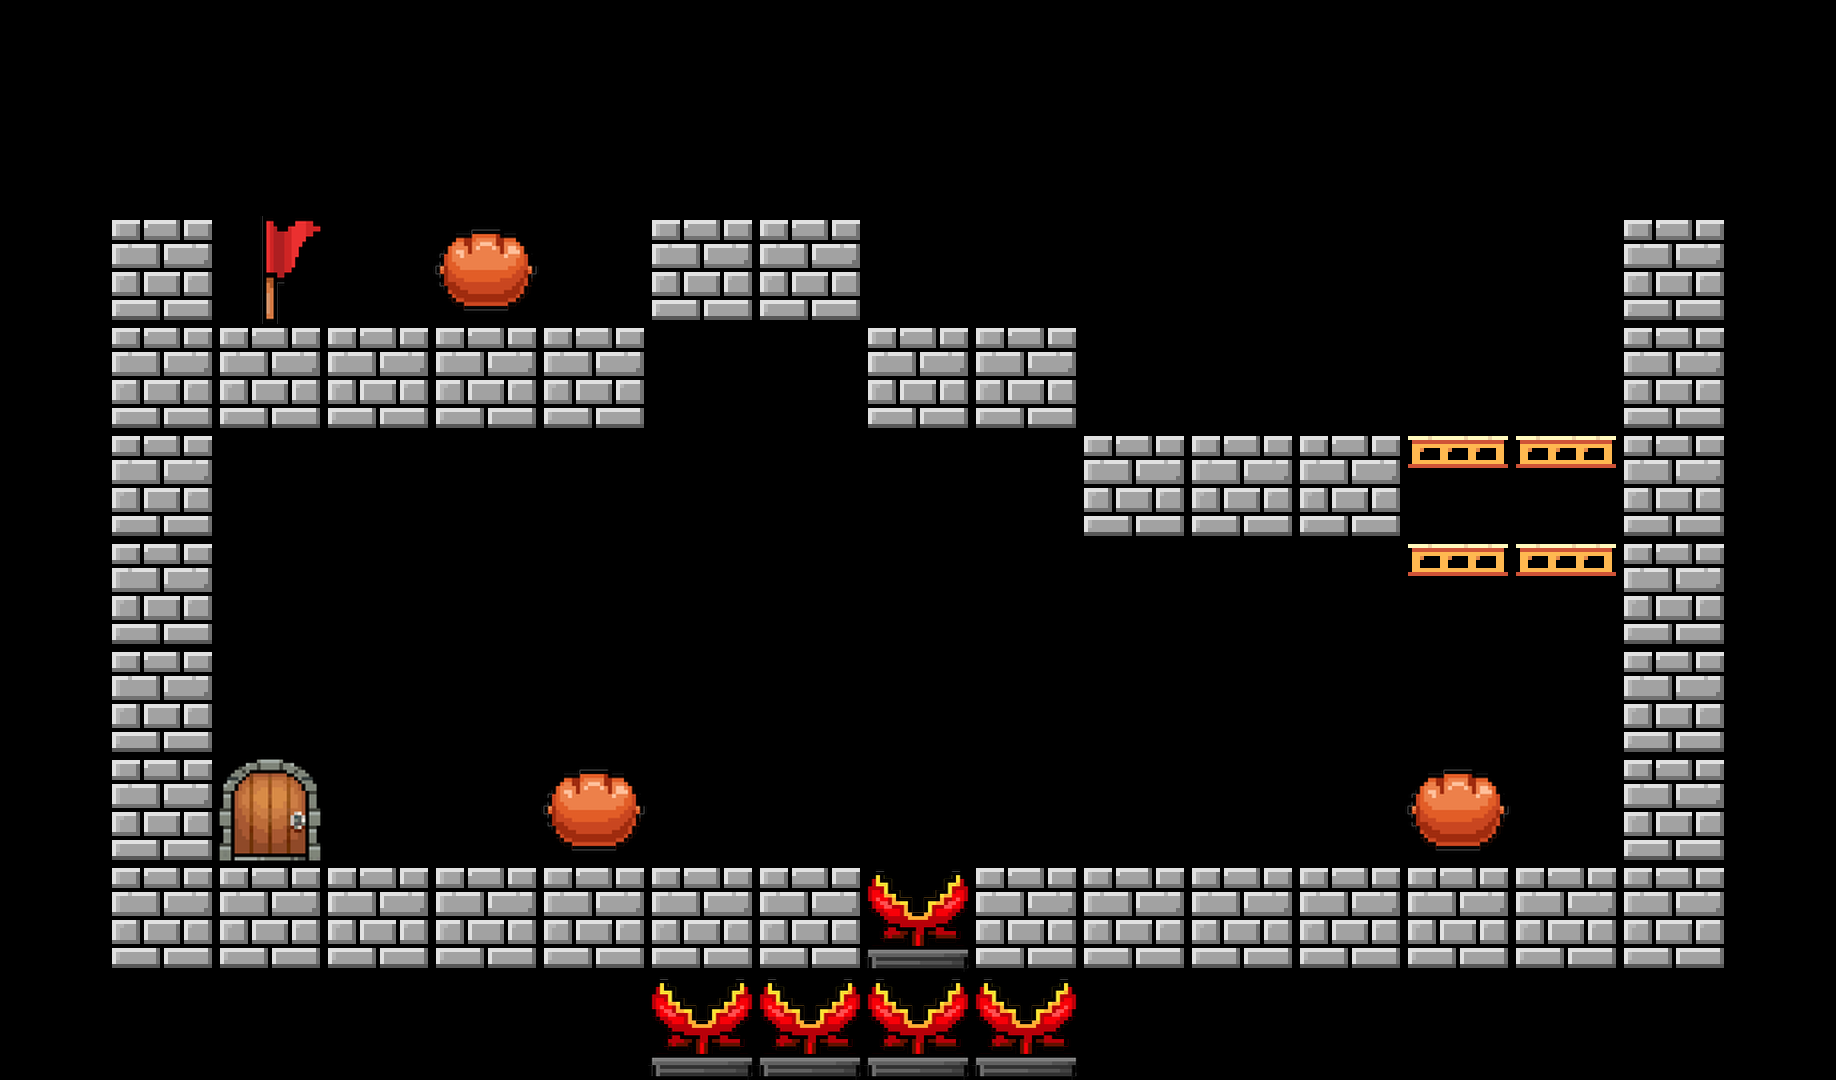

The image is a tile-based game level rendered from a .tmx file. Its description and complete source (layers, tilesets, objects, tile grids) follow:
An orthogonal 17x10 tile map with 108x108 px tiles, 1 tile layer (TileLayer), 2 tilesets.

<map version="1.5" tiledversion="1.7.2" orientation="orthogonal" renderorder="right-down" width="17" height="10" tilewidth="108" tileheight="108" infinite="0" nextlayerid="2" nextobjectid="1">
 <tileset firstgid="1" source="tile_108.tsx" />
 <tileset firstgid="26" source="tile_90.tsx" />
 <layer id="1" name="TileLayer" width="17" height="10">
  <data encoding="csv">
0,0,0,0,0,0,0,0,0,0,0,0,0,0,0,0,0,
0,0,0,0,0,0,0,0,0,0,0,0,0,0,0,0,0,
0,5,1,0,3,0,5,5,0,0,0,0,0,0,0,5,0,
0,5,5,5,5,5,0,0,5,5,0,0,0,0,0,5,0,
0,5,0,0,0,0,0,0,0,0,5,5,5,9,9,5,0,
0,5,0,0,0,0,0,0,0,0,0,0,0,9,9,5,0,
0,5,0,0,0,0,0,0,0,0,0,0,0,0,0,5,0,
0,5,2,0,0,3,0,0,0,0,0,0,0,3,0,5,0,
0,5,5,5,5,5,5,5,13,5,5,5,5,5,5,5,0,
0,0,0,0,0,0,13,13,13,13,0,0,0,0,0,0,0
</data>
 </layer>
</map>
